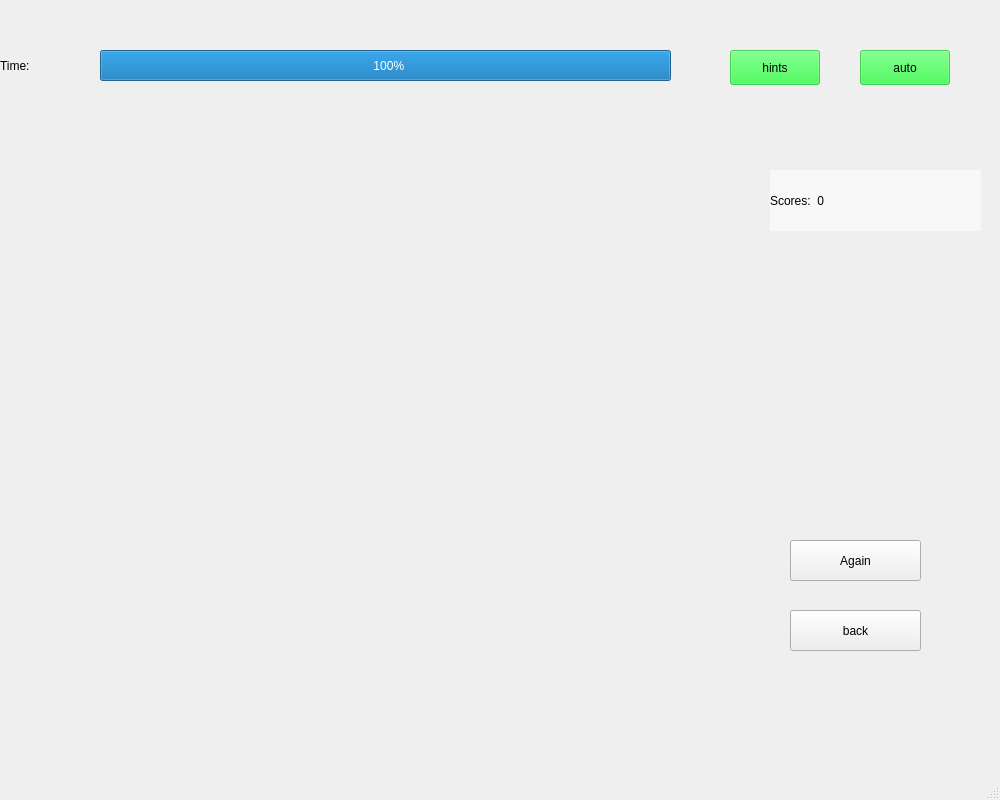
<?xml version="1.0" encoding="UTF-8"?>
<ui version="4.0">
 <class>game_model2</class>
 <widget class="QMainWindow" name="game_model2">
  <property name="geometry">
   <rect>
    <x>0</x>
    <y>0</y>
    <width>1000</width>
    <height>800</height>
   </rect>
  </property>
  <property name="windowTitle">
   <string>MainWindow</string>
  </property>
  <property name="styleSheet">
   <string notr="true">
font: 16pt &quot;Jokerman&quot;;</string>
  </property>
  <widget class="QWidget" name="centralwidget">
   <widget class="QProgressBar" name="timeBar">
    <property name="geometry">
     <rect>
      <x>100</x>
      <y>50</y>
      <width>571</width>
      <height>31</height>
     </rect>
    </property>
    <property name="value">
     <number>100</number>
    </property>
    <property name="format">
     <string>  %p%</string>
    </property>
   </widget>
   <widget class="QLabel" name="label">
    <property name="geometry">
     <rect>
      <x>0</x>
      <y>40</y>
      <width>101</width>
      <height>51</height>
     </rect>
    </property>
    <property name="text">
     <string>Time:</string>
    </property>
   </widget>
   <widget class="QPushButton" name="robot_btn">
    <property name="geometry">
     <rect>
      <x>860</x>
      <y>50</y>
      <width>90</width>
      <height>35</height>
     </rect>
    </property>
    <property name="styleSheet">
     <string notr="true">background-color: rgba(11, 255, 36, 161);</string>
    </property>
    <property name="text">
     <string>auto</string>
    </property>
   </widget>
   <widget class="QPushButton" name="hintBtn">
    <property name="geometry">
     <rect>
      <x>730</x>
      <y>50</y>
      <width>90</width>
      <height>35</height>
     </rect>
    </property>
    <property name="styleSheet">
     <string notr="true">background-color: rgba(11, 255, 36, 161);</string>
    </property>
    <property name="text">
     <string>hints</string>
    </property>
   </widget>
   <widget class="QPushButton" name="pushButton">
    <property name="geometry">
     <rect>
      <x>790</x>
      <y>610</y>
      <width>131</width>
      <height>41</height>
     </rect>
    </property>
    <property name="text">
     <string>back</string>
    </property>
   </widget>
   <widget class="QLabel" name="label_2">
    <property name="geometry">
     <rect>
      <x>770</x>
      <y>170</y>
      <width>211</width>
      <height>61</height>
     </rect>
    </property>
    <property name="styleSheet">
     <string notr="true">background-color: rgba(255, 255, 255, 150);</string>
    </property>
    <property name="text">
     <string>Scores:  0</string>
    </property>
   </widget>
   <widget class="QPushButton" name="pushButton_2">
    <property name="geometry">
     <rect>
      <x>790</x>
      <y>540</y>
      <width>131</width>
      <height>41</height>
     </rect>
    </property>
    <property name="text">
     <string>Again</string>
    </property>
   </widget>
  </widget>
  <widget class="QMenuBar" name="menubar">
   <property name="geometry">
    <rect>
     <x>0</x>
     <y>0</y>
     <width>1000</width>
     <height>37</height>
    </rect>
   </property>
  </widget>
  <widget class="QStatusBar" name="statusbar"/>
 </widget>
 <resources/>
 <connections/>
</ui>
